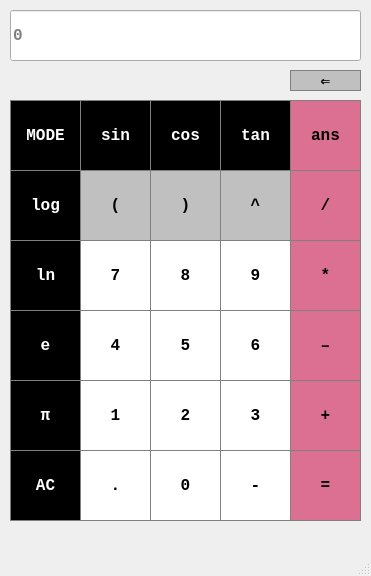
<?xml version="1.0" encoding="UTF-8"?>
<ui version="4.0">
 <class>CalculatorGUI</class>
 <widget class="QMainWindow" name="CalculatorGUI">
  <property name="geometry">
   <rect>
    <x>0</x>
    <y>0</y>
    <width>371</width>
    <height>576</height>
   </rect>
  </property>
  <property name="windowTitle">
   <string>CalculatorGUI</string>
  </property>
  <widget class="QWidget" name="centralwidget">
   <widget class="QLineEdit" name="Display">
    <property name="geometry">
     <rect>
      <x>10</x>
      <y>10</y>
      <width>351</width>
      <height>51</height>
     </rect>
    </property>
    <property name="font">
     <font>
      <family>Consolas</family>
      <pointsize>12</pointsize>
      <weight>75</weight>
      <bold>true</bold>
     </font>
    </property>
    <property name="styleSheet">
     <string notr="true">QPushButton {
	background-color: #000000;
	border: 1px solid gray;
	padding: 5px;
	color: #FFFFFF
}

QPushButton:pressed {
	background-color: #696969;
	border: 1px solid gray;
	padding: 5px;
}</string>
    </property>
    <property name="readOnly">
     <bool>true</bool>
    </property>
    <property name="placeholderText">
     <string>0</string>
    </property>
   </widget>
   <widget class="QPushButton" name="Button0">
    <property name="geometry">
     <rect>
      <x>10</x>
      <y>170</y>
      <width>71</width>
      <height>71</height>
     </rect>
    </property>
    <property name="font">
     <font>
      <family>Consolas</family>
      <pointsize>12</pointsize>
      <weight>75</weight>
      <bold>true</bold>
     </font>
    </property>
    <property name="styleSheet">
     <string notr="true">QPushButton {
	background-color: #000000;
	border: 1px solid gray;
	padding: 5px;
	color: #FFFFFF
}

QPushButton:pressed {
	background-color: #696969;
	border: 1px solid gray;
	padding: 5px;
}</string>
    </property>
    <property name="text">
     <string>log</string>
    </property>
    <property name="shortcut">
     <string>L, O, G</string>
    </property>
   </widget>
   <widget class="QPushButton" name="Button1">
    <property name="geometry">
     <rect>
      <x>10</x>
      <y>240</y>
      <width>71</width>
      <height>71</height>
     </rect>
    </property>
    <property name="font">
     <font>
      <family>Consolas</family>
      <pointsize>12</pointsize>
      <weight>75</weight>
      <bold>true</bold>
     </font>
    </property>
    <property name="styleSheet">
     <string notr="true">QPushButton {
	background-color: #000000;
	border: 1px solid gray;
	padding: 5px;
	color: #FFFFFF
}

QPushButton:pressed {
	background-color: #696969;
	border: 1px solid gray;
	padding: 5px;
}</string>
    </property>
    <property name="text">
     <string>ln</string>
    </property>
    <property name="shortcut">
     <string>L, N</string>
    </property>
   </widget>
   <widget class="QPushButton" name="Button2">
    <property name="geometry">
     <rect>
      <x>10</x>
      <y>310</y>
      <width>71</width>
      <height>71</height>
     </rect>
    </property>
    <property name="font">
     <font>
      <family>Consolas</family>
      <pointsize>12</pointsize>
      <weight>75</weight>
      <bold>true</bold>
     </font>
    </property>
    <property name="styleSheet">
     <string notr="true">QPushButton {
	background-color: #000000;
	border: 1px solid gray;
	padding: 5px;
	color: #FFFFFF
}

QPushButton:pressed {
	background-color: #696969;
	border: 1px solid gray;
	padding: 5px;
}</string>
    </property>
    <property name="text">
     <string>e</string>
    </property>
    <property name="shortcut">
     <string>E</string>
    </property>
   </widget>
   <widget class="QPushButton" name="Button3">
    <property name="geometry">
     <rect>
      <x>10</x>
      <y>380</y>
      <width>71</width>
      <height>71</height>
     </rect>
    </property>
    <property name="font">
     <font>
      <family>Consolas</family>
      <pointsize>12</pointsize>
      <weight>75</weight>
      <bold>true</bold>
     </font>
    </property>
    <property name="styleSheet">
     <string notr="true">QPushButton {
	background-color: #000000;
	border: 1px solid gray;
	padding: 5px;
	color: #FFFFFF
}

QPushButton:pressed {
	background-color: #696969;
	border: 1px solid gray;
	padding: 5px;
}</string>
    </property>
    <property name="text">
     <string>π</string>
    </property>
    <property name="shortcut">
     <string>P</string>
    </property>
   </widget>
   <widget class="QPushButton" name="Button4">
    <property name="geometry">
     <rect>
      <x>290</x>
      <y>100</y>
      <width>71</width>
      <height>71</height>
     </rect>
    </property>
    <property name="font">
     <font>
      <family>Consolas</family>
      <pointsize>12</pointsize>
      <weight>75</weight>
      <bold>true</bold>
     </font>
    </property>
    <property name="styleSheet">
     <string notr="true">QPushButton {
	background-color: #DB7093;
	border: 1px solid gray;
	padding: 5px;
}

QPushButton:pressed {
	background-color: #FFC0CB;
	border: 1px solid gray;
	padding: 5px;
}</string>
    </property>
    <property name="text">
     <string>ans</string>
    </property>
    <property name="shortcut">
     <string>A</string>
    </property>
   </widget>
   <widget class="QPushButton" name="Button9">
    <property name="geometry">
     <rect>
      <x>290</x>
      <y>170</y>
      <width>71</width>
      <height>71</height>
     </rect>
    </property>
    <property name="font">
     <font>
      <family>Consolas</family>
      <pointsize>12</pointsize>
      <weight>75</weight>
      <bold>true</bold>
     </font>
    </property>
    <property name="styleSheet">
     <string notr="true">QPushButton {
	background-color: #DB7093;
	border: 1px solid gray;
	padding: 5px;
}

QPushButton:pressed {
	background-color: #FFC0CB;
	border: 1px solid gray;
	padding: 5px;
}</string>
    </property>
    <property name="text">
     <string>/</string>
    </property>
    <property name="shortcut">
     <string>/</string>
    </property>
   </widget>
   <widget class="QPushButton" name="Button8">
    <property name="geometry">
     <rect>
      <x>220</x>
      <y>170</y>
      <width>71</width>
      <height>71</height>
     </rect>
    </property>
    <property name="font">
     <font>
      <family>Consolas</family>
      <pointsize>12</pointsize>
      <weight>75</weight>
      <bold>true</bold>
     </font>
    </property>
    <property name="styleSheet">
     <string notr="true">QPushButton {
	background-color: #C0C0C0;
	border: 1px solid gray;
	padding: 5px;
}

QPushButton:pressed {
	background-color: #DCDCDC;
	border: 1px solid gray;
	padding: 5px;
}</string>
    </property>
    <property name="text">
     <string>^</string>
    </property>
    <property name="shortcut">
     <string>^</string>
    </property>
   </widget>
   <widget class="QPushButton" name="Button5">
    <property name="geometry">
     <rect>
      <x>10</x>
      <y>100</y>
      <width>71</width>
      <height>71</height>
     </rect>
    </property>
    <property name="font">
     <font>
      <family>Consolas</family>
      <pointsize>12</pointsize>
      <weight>75</weight>
      <bold>true</bold>
     </font>
    </property>
    <property name="styleSheet">
     <string notr="true">QPushButton {
	background-color: #000000;
	border: 1px solid gray;
	padding: 5px;
	color: #FFFFFF
}

QPushButton:pressed {
	background-color: #696969;
	border: 1px solid gray;
	padding: 5px;
}</string>
    </property>
    <property name="text">
     <string>MODE</string>
    </property>
    <property name="shortcut">
     <string>M</string>
    </property>
   </widget>
   <widget class="QPushButton" name="Button7">
    <property name="geometry">
     <rect>
      <x>150</x>
      <y>170</y>
      <width>71</width>
      <height>71</height>
     </rect>
    </property>
    <property name="font">
     <font>
      <family>Consolas</family>
      <pointsize>12</pointsize>
      <weight>75</weight>
      <bold>true</bold>
     </font>
    </property>
    <property name="styleSheet">
     <string notr="true">QPushButton {
	background-color: #C0C0C0;
	border: 1px solid gray;
	padding: 5px;
}

QPushButton:pressed {
	background-color: #DCDCDC;
	border: 1px solid gray;
	padding: 5px;
}</string>
    </property>
    <property name="text">
     <string>)</string>
    </property>
    <property name="shortcut">
     <string>)</string>
    </property>
   </widget>
   <widget class="QPushButton" name="Button6">
    <property name="geometry">
     <rect>
      <x>80</x>
      <y>170</y>
      <width>71</width>
      <height>71</height>
     </rect>
    </property>
    <property name="font">
     <font>
      <family>Consolas</family>
      <pointsize>12</pointsize>
      <weight>75</weight>
      <bold>true</bold>
     </font>
    </property>
    <property name="styleSheet">
     <string notr="true">QPushButton {
	background-color: #C0C0C0;
	border: 1px solid gray;
	padding: 5px;
}

QPushButton:pressed {
	background-color: #DCDCDC;
	border: 1px solid gray;
	padding: 5px;
}</string>
    </property>
    <property name="text">
     <string>(</string>
    </property>
    <property name="shortcut">
     <string>(</string>
    </property>
   </widget>
   <widget class="QPushButton" name="Button14">
    <property name="geometry">
     <rect>
      <x>290</x>
      <y>240</y>
      <width>71</width>
      <height>71</height>
     </rect>
    </property>
    <property name="font">
     <font>
      <family>Consolas</family>
      <pointsize>12</pointsize>
      <weight>75</weight>
      <bold>true</bold>
     </font>
    </property>
    <property name="styleSheet">
     <string notr="true">QPushButton {
	background-color: #DB7093;
	border: 1px solid gray;
	padding: 5px;
}

QPushButton:pressed {
	background-color: #FFC0CB;
	border: 1px solid gray;
	padding: 5px;
}</string>
    </property>
    <property name="text">
     <string>*</string>
    </property>
    <property name="shortcut">
     <string>*</string>
    </property>
   </widget>
   <widget class="QPushButton" name="Button18">
    <property name="geometry">
     <rect>
      <x>220</x>
      <y>310</y>
      <width>71</width>
      <height>71</height>
     </rect>
    </property>
    <property name="font">
     <font>
      <family>Consolas</family>
      <pointsize>12</pointsize>
      <weight>75</weight>
      <bold>true</bold>
     </font>
    </property>
    <property name="styleSheet">
     <string notr="true">QPushButton {
	background-color: #FFFFFF;
	border: 1px solid gray;
	padding: 5px;
}

QPushButton:pressed {
	background-color: #87CEEB;
	border: 1px solid gray;
	padding: 5px;
}</string>
    </property>
    <property name="text">
     <string>6</string>
    </property>
    <property name="shortcut">
     <string>6</string>
    </property>
   </widget>
   <widget class="QPushButton" name="Button13">
    <property name="geometry">
     <rect>
      <x>220</x>
      <y>240</y>
      <width>71</width>
      <height>71</height>
     </rect>
    </property>
    <property name="font">
     <font>
      <family>Consolas</family>
      <pointsize>12</pointsize>
      <weight>75</weight>
      <bold>true</bold>
     </font>
    </property>
    <property name="styleSheet">
     <string notr="true">QPushButton {
	background-color: #FFFFFF;
	border: 1px solid gray;
	padding: 5px;
}

QPushButton:pressed {
	background-color: #87CEEB;
	border: 1px solid gray;
	padding: 5px;
}</string>
    </property>
    <property name="text">
     <string>9</string>
    </property>
    <property name="shortcut">
     <string>9</string>
    </property>
   </widget>
   <widget class="QPushButton" name="Button10">
    <property name="geometry">
     <rect>
      <x>80</x>
      <y>100</y>
      <width>71</width>
      <height>71</height>
     </rect>
    </property>
    <property name="font">
     <font>
      <family>Consolas</family>
      <pointsize>12</pointsize>
      <weight>75</weight>
      <bold>true</bold>
     </font>
    </property>
    <property name="styleSheet">
     <string notr="true">QPushButton {
	background-color: #000000;
	border: 1px solid gray;
	padding: 5px;
	color: #FFFFFF
}

QPushButton:pressed {
	background-color: #696969;
	border: 1px solid gray;
	padding: 5px;
}</string>
    </property>
    <property name="text">
     <string>sin</string>
    </property>
    <property name="shortcut">
     <string>S</string>
    </property>
   </widget>
   <widget class="QPushButton" name="Button19">
    <property name="geometry">
     <rect>
      <x>290</x>
      <y>310</y>
      <width>71</width>
      <height>71</height>
     </rect>
    </property>
    <property name="font">
     <font>
      <family>Consolas</family>
      <pointsize>12</pointsize>
      <weight>75</weight>
      <bold>true</bold>
     </font>
    </property>
    <property name="styleSheet">
     <string notr="true">QPushButton {
	background-color: #DB7093;
	border: 1px solid gray;
	padding: 5px;
}

QPushButton:pressed {
	background-color: #FFC0CB;
	border: 1px solid gray;
	padding: 5px;
}</string>
    </property>
    <property name="text">
     <string>–</string>
    </property>
    <property name="shortcut">
     <string>-</string>
    </property>
   </widget>
   <widget class="QPushButton" name="Button16">
    <property name="geometry">
     <rect>
      <x>80</x>
      <y>310</y>
      <width>71</width>
      <height>71</height>
     </rect>
    </property>
    <property name="font">
     <font>
      <family>Consolas</family>
      <pointsize>12</pointsize>
      <weight>75</weight>
      <bold>true</bold>
     </font>
    </property>
    <property name="styleSheet">
     <string notr="true">QPushButton {
	background-color: #FFFFFF;
	border: 1px solid gray;
	padding: 5px;
}

QPushButton:pressed {
	background-color: #87CEEB;
	border: 1px solid gray;
	padding: 5px;
}</string>
    </property>
    <property name="text">
     <string>4</string>
    </property>
    <property name="shortcut">
     <string>4</string>
    </property>
   </widget>
   <widget class="QPushButton" name="Button12">
    <property name="geometry">
     <rect>
      <x>150</x>
      <y>240</y>
      <width>71</width>
      <height>71</height>
     </rect>
    </property>
    <property name="font">
     <font>
      <family>Consolas</family>
      <pointsize>12</pointsize>
      <weight>75</weight>
      <bold>true</bold>
     </font>
    </property>
    <property name="styleSheet">
     <string notr="true">QPushButton {
	background-color: #FFFFFF;
	border: 1px solid gray;
	padding: 5px;
}

QPushButton:pressed {
	background-color: #87CEEB;
	border: 1px solid gray;
	padding: 5px;
}</string>
    </property>
    <property name="text">
     <string>8</string>
    </property>
    <property name="shortcut">
     <string>8</string>
    </property>
   </widget>
   <widget class="QPushButton" name="Button17">
    <property name="geometry">
     <rect>
      <x>150</x>
      <y>310</y>
      <width>71</width>
      <height>71</height>
     </rect>
    </property>
    <property name="font">
     <font>
      <family>Consolas</family>
      <pointsize>12</pointsize>
      <weight>75</weight>
      <bold>true</bold>
     </font>
    </property>
    <property name="styleSheet">
     <string notr="true">QPushButton {
	background-color: #FFFFFF;
	border: 1px solid gray;
	padding: 5px;
}

QPushButton:pressed {
	background-color: #87CEEB;
	border: 1px solid gray;
	padding: 5px;
}</string>
    </property>
    <property name="text">
     <string>5</string>
    </property>
    <property name="shortcut">
     <string>5</string>
    </property>
   </widget>
   <widget class="QPushButton" name="Button11">
    <property name="geometry">
     <rect>
      <x>80</x>
      <y>240</y>
      <width>71</width>
      <height>71</height>
     </rect>
    </property>
    <property name="font">
     <font>
      <family>Consolas</family>
      <pointsize>12</pointsize>
      <weight>75</weight>
      <bold>true</bold>
     </font>
    </property>
    <property name="styleSheet">
     <string notr="true">QPushButton {
	background-color: #FFFFFF;
	border: 1px solid gray;
	padding: 5px;
}

QPushButton:pressed {
	background-color: #87CEEB;
	border: 1px solid gray;
	padding: 5px;
}</string>
    </property>
    <property name="text">
     <string>7</string>
    </property>
    <property name="shortcut">
     <string>7</string>
    </property>
   </widget>
   <widget class="QPushButton" name="Button15">
    <property name="geometry">
     <rect>
      <x>150</x>
      <y>100</y>
      <width>71</width>
      <height>71</height>
     </rect>
    </property>
    <property name="font">
     <font>
      <family>Consolas</family>
      <pointsize>12</pointsize>
      <weight>75</weight>
      <bold>true</bold>
     </font>
    </property>
    <property name="styleSheet">
     <string notr="true">QPushButton {
	background-color: #000000;
	border: 1px solid gray;
	padding: 5px;
	color: #FFFFFF
}

QPushButton:pressed {
	background-color: #696969;
	border: 1px solid gray;
	padding: 5px;
}</string>
    </property>
    <property name="text">
     <string>cos</string>
    </property>
    <property name="shortcut">
     <string>C</string>
    </property>
   </widget>
   <widget class="QPushButton" name="Button27">
    <property name="geometry">
     <rect>
      <x>150</x>
      <y>450</y>
      <width>71</width>
      <height>71</height>
     </rect>
    </property>
    <property name="font">
     <font>
      <family>Consolas</family>
      <pointsize>12</pointsize>
      <weight>75</weight>
      <bold>true</bold>
     </font>
    </property>
    <property name="styleSheet">
     <string notr="true">QPushButton {
	background-color: #FFFFFF;
	border: 1px solid gray;
	padding: 5px;
}

QPushButton:pressed {
	background-color: #87CEEB;
	border: 1px solid gray;
	padding: 5px;
}</string>
    </property>
    <property name="text">
     <string>0</string>
    </property>
    <property name="shortcut">
     <string>0</string>
    </property>
   </widget>
   <widget class="QPushButton" name="Button28">
    <property name="geometry">
     <rect>
      <x>220</x>
      <y>450</y>
      <width>71</width>
      <height>71</height>
     </rect>
    </property>
    <property name="font">
     <font>
      <family>Consolas</family>
      <pointsize>12</pointsize>
      <weight>75</weight>
      <bold>true</bold>
     </font>
    </property>
    <property name="styleSheet">
     <string notr="true">QPushButton {
	background-color: #FFFFFF;
	border: 1px solid gray;
	padding: 5px;
}

QPushButton:pressed {
	background-color: #87CEEB;
	border: 1px solid gray;
	padding: 5px;
}</string>
    </property>
    <property name="text">
     <string>-</string>
    </property>
    <property name="shortcut">
     <string>N</string>
    </property>
   </widget>
   <widget class="QPushButton" name="Button21">
    <property name="geometry">
     <rect>
      <x>80</x>
      <y>380</y>
      <width>71</width>
      <height>71</height>
     </rect>
    </property>
    <property name="font">
     <font>
      <family>Consolas</family>
      <pointsize>12</pointsize>
      <weight>75</weight>
      <bold>true</bold>
     </font>
    </property>
    <property name="styleSheet">
     <string notr="true">QPushButton {
	background-color: #FFFFFF;
	border: 1px solid gray;
	padding: 5px;
}

QPushButton:pressed {
	background-color: #87CEEB;
	border: 1px solid gray;
	padding: 5px;
}</string>
    </property>
    <property name="text">
     <string>1</string>
    </property>
    <property name="shortcut">
     <string>1</string>
    </property>
   </widget>
   <widget class="QPushButton" name="Button24">
    <property name="geometry">
     <rect>
      <x>290</x>
      <y>380</y>
      <width>71</width>
      <height>71</height>
     </rect>
    </property>
    <property name="font">
     <font>
      <family>Consolas</family>
      <pointsize>12</pointsize>
      <weight>75</weight>
      <bold>true</bold>
     </font>
    </property>
    <property name="styleSheet">
     <string notr="true">QPushButton {
	background-color: #DB7093;
	border: 1px solid gray;
	padding: 5px;
}

QPushButton:pressed {
	background-color: #FFC0CB;
	border: 1px solid gray;
	padding: 5px;
}</string>
    </property>
    <property name="text">
     <string>+</string>
    </property>
    <property name="shortcut">
     <string>+</string>
    </property>
   </widget>
   <widget class="QPushButton" name="Button22">
    <property name="geometry">
     <rect>
      <x>150</x>
      <y>380</y>
      <width>71</width>
      <height>71</height>
     </rect>
    </property>
    <property name="font">
     <font>
      <family>Consolas</family>
      <pointsize>12</pointsize>
      <weight>75</weight>
      <bold>true</bold>
     </font>
    </property>
    <property name="styleSheet">
     <string notr="true">QPushButton {
	background-color: #FFFFFF;
	border: 1px solid gray;
	padding: 5px;
}

QPushButton:pressed {
	background-color: #87CEEB;
	border: 1px solid gray;
	padding: 5px;
}</string>
    </property>
    <property name="text">
     <string>2</string>
    </property>
    <property name="shortcut">
     <string>2</string>
    </property>
   </widget>
   <widget class="QPushButton" name="Button25">
    <property name="geometry">
     <rect>
      <x>10</x>
      <y>450</y>
      <width>71</width>
      <height>71</height>
     </rect>
    </property>
    <property name="font">
     <font>
      <family>Consolas</family>
      <pointsize>12</pointsize>
      <weight>75</weight>
      <bold>true</bold>
     </font>
    </property>
    <property name="styleSheet">
     <string notr="true">QPushButton {
	background-color: #000000;
	border: 1px solid gray;
	padding: 5px;
	color: #FFFFFF
}

QPushButton:pressed {
	background-color: #696969;
	border: 1px solid gray;
	padding: 5px;
}</string>
    </property>
    <property name="text">
     <string>AC</string>
    </property>
    <property name="shortcut">
     <string>Del</string>
    </property>
   </widget>
   <widget class="QPushButton" name="Button23">
    <property name="geometry">
     <rect>
      <x>220</x>
      <y>380</y>
      <width>71</width>
      <height>71</height>
     </rect>
    </property>
    <property name="font">
     <font>
      <family>Consolas</family>
      <pointsize>12</pointsize>
      <weight>75</weight>
      <bold>true</bold>
     </font>
    </property>
    <property name="styleSheet">
     <string notr="true">QPushButton {
	background-color: #FFFFFF;
	border: 1px solid gray;
	padding: 5px;
}

QPushButton:pressed {
	background-color: #87CEEB;
	border: 1px solid gray;
	padding: 5px;
}</string>
    </property>
    <property name="text">
     <string>3</string>
    </property>
    <property name="shortcut">
     <string>3</string>
    </property>
   </widget>
   <widget class="QPushButton" name="Button26">
    <property name="geometry">
     <rect>
      <x>80</x>
      <y>450</y>
      <width>71</width>
      <height>71</height>
     </rect>
    </property>
    <property name="font">
     <font>
      <family>Consolas</family>
      <pointsize>12</pointsize>
      <weight>75</weight>
      <bold>true</bold>
     </font>
    </property>
    <property name="styleSheet">
     <string notr="true">QPushButton {
	background-color: #FFFFFF;
	border: 1px solid gray;
	padding: 5px;
}

QPushButton:pressed {
	background-color: #87CEEB;
	border: 1px solid gray;
	padding: 5px;
}</string>
    </property>
    <property name="text">
     <string>.</string>
    </property>
    <property name="shortcut">
     <string>.</string>
    </property>
   </widget>
   <widget class="QPushButton" name="Button29">
    <property name="geometry">
     <rect>
      <x>290</x>
      <y>450</y>
      <width>71</width>
      <height>71</height>
     </rect>
    </property>
    <property name="font">
     <font>
      <family>Consolas</family>
      <pointsize>12</pointsize>
      <weight>75</weight>
      <bold>true</bold>
     </font>
    </property>
    <property name="styleSheet">
     <string notr="true">QPushButton {
	background-color: #DB7093;
	border: 1px solid gray;
	padding: 5px;
}

QPushButton:pressed {
	background-color: #FFC0CB;
	border: 1px solid gray;
	padding: 5px;
}</string>
    </property>
    <property name="text">
     <string>=</string>
    </property>
    <property name="shortcut">
     <string>Return</string>
    </property>
   </widget>
   <widget class="QPushButton" name="Button20">
    <property name="geometry">
     <rect>
      <x>220</x>
      <y>100</y>
      <width>71</width>
      <height>71</height>
     </rect>
    </property>
    <property name="font">
     <font>
      <family>Consolas</family>
      <pointsize>12</pointsize>
      <weight>75</weight>
      <bold>true</bold>
     </font>
    </property>
    <property name="styleSheet">
     <string notr="true">QPushButton {
	background-color: #000000;
	border: 1px solid gray;
	padding: 5px;
	color: #FFFFFF
}

QPushButton:pressed {
	background-color: #696969;
	border: 1px solid gray;
	padding: 5px;
}</string>
    </property>
    <property name="text">
     <string>tan</string>
    </property>
    <property name="shortcut">
     <string>T</string>
    </property>
   </widget>
   <widget class="QPushButton" name="Button30">
    <property name="geometry">
     <rect>
      <x>290</x>
      <y>70</y>
      <width>71</width>
      <height>21</height>
     </rect>
    </property>
    <property name="font">
     <font>
      <family>Consolas</family>
      <pointsize>12</pointsize>
      <weight>75</weight>
      <bold>true</bold>
     </font>
    </property>
    <property name="styleSheet">
     <string notr="true">QPushButton {
	background-color: #C0C0C0;
	border: 1px solid gray;
	padding: 5px;
}

QPushButton:pressed {
	background-color: #DCDCDC;
	border: 1px solid gray;
	padding: 5px;
}</string>
    </property>
    <property name="text">
     <string>⇐</string>
    </property>
    <property name="shortcut">
     <string>Backspace</string>
    </property>
   </widget>
  </widget>
  <widget class="QMenuBar" name="menubar">
   <property name="geometry">
    <rect>
     <x>0</x>
     <y>0</y>
     <width>371</width>
     <height>21</height>
    </rect>
   </property>
  </widget>
  <widget class="QStatusBar" name="statusbar"/>
 </widget>
 <resources/>
 <connections/>
</ui>
